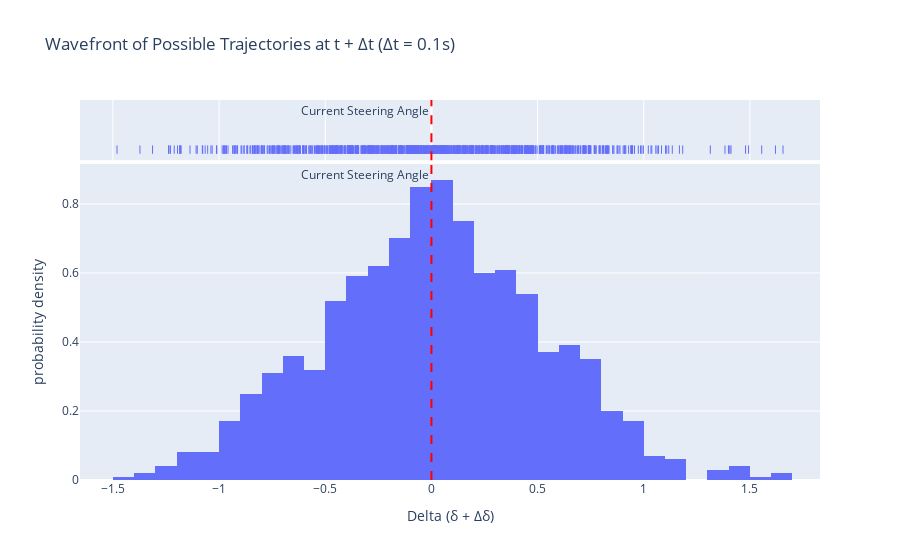

The notebook cell this image was saved under:
### Markdown cell above
### Modeling the change as gaussian and plotting its graph

### Code cell
# Current steering angle at time t = 0
current_δ = 0.0  # Assume initial x position is 0.0

# Generate possible changes in position using Gaussian distribution
mean_change = 0.0  # Mean change in position
std_change = 0.5  # Standard deviation of change in position
num_samples = 1000  # Number of samples to generate
# Modeling the change as gaussian
changes = np.random.normal(mean_change, std_change, num_samples)
new_deltas = current_δ + changes

# Create DataFrame for new positions
df = pd.DataFrame({'New Delta': new_deltas})

# Plot wavefront using Plotly Express
fig = px.histogram(df, x='New Delta', nbins=50, histnorm='probability density',
                   title=f'Wavefront of Possible Trajectories at t + Δt (Δt = {dt}s)',
                   labels={'New Delta': 'Delta (δ + Δδ)'},
                   marginal='rug')
fig.add_vline(x=current_δ, line_dash="dash", line_color="red", 
              annotation_text="Current Steering Angle", annotation_position="top left")
fig.show()

### Figure 1 — Plotly figure (JSON) as saved in the notebook; plotly's stock layout.template omitted (floating-point values rounded to 4 significant figures; data arrays with more than 128 entries replaced by an {"elided": "..."} marker saying what was removed)
{"data": [{"alignmentgroup": "True", "bingroup": "x", "histnorm": "probability density", "hovertemplate": "Delta (δ + Δδ)=%{x}<br>probability density=%{y}<extra></extra>", "legendgroup": "", "marker": {"color": "#636efa", "pattern": {"shape": ""}}, "name": "", "nbinsx": 50, "offsetgroup": "", "orientation": "v", "showlegend": false, "type": "histogram", "x": {"elided": "1000 float values"}, "xaxis": "x", "yaxis": "y"}, {"alignmentgroup": "True", "boxpoints": "all", "fillcolor": "rgba(255,255,255,0)", "hoveron": "points", "hovertemplate": "Delta (δ + Δδ)=%{x}<extra></extra>", "jitter": 0, "legendgroup": "", "line": {"color": "rgba(255,255,255,0)"}, "marker": {"color": "#636efa", "symbol": "line-ns-open"}, "name": "", "offsetgroup": "", "showlegend": false, "type": "box", "x": {"elided": "1000 float values"}, "xaxis": "x2", "yaxis": "y2"}], "layout": {"annotations": [{"showarrow": false, "text": "Current Steering Angle", "x": 0, "xanchor": "right", "xref": "x", "y": 1, "yanchor": "top", "yref": "y domain"}, {"showarrow": false, "text": "Current Steering Angle", "x": 0, "xanchor": "right", "xref": "x2", "y": 1, "yanchor": "top", "yref": "y2 domain"}], "barmode": "relative", "legend": {"tracegroupgap": 0}, "shapes": [{"line": {"color": "red", "dash": "dash"}, "type": "line", "x0": 0, "x1": 0, "xref": "x", "y0": 0, "y1": 1, "yref": "y domain"}, {"line": {"color": "red", "dash": "dash"}, "type": "line", "x0": 0, "x1": 0, "xref": "x2", "y0": 0, "y1": 1, "yref": "y2 domain"}], "title": {"text": "Wavefront of Possible Trajectories at t + Δt (Δt = 0.1s)"}, "xaxis": {"anchor": "y", "domain": [0, 1], "title": {"text": "Delta (δ + Δδ)"}}, "xaxis2": {"anchor": "y2", "domain": [0, 1], "matches": "x", "showgrid": true, "showticklabels": false}, "yaxis": {"anchor": "x", "domain": [0, 0.8316], "title": {"text": "probability density"}}, "yaxis2": {"anchor": "x2", "domain": [0.8416, 1], "matches": "y2", "showgrid": false, "showline": false, "showticklabels": false, "ticks": ""}}}
